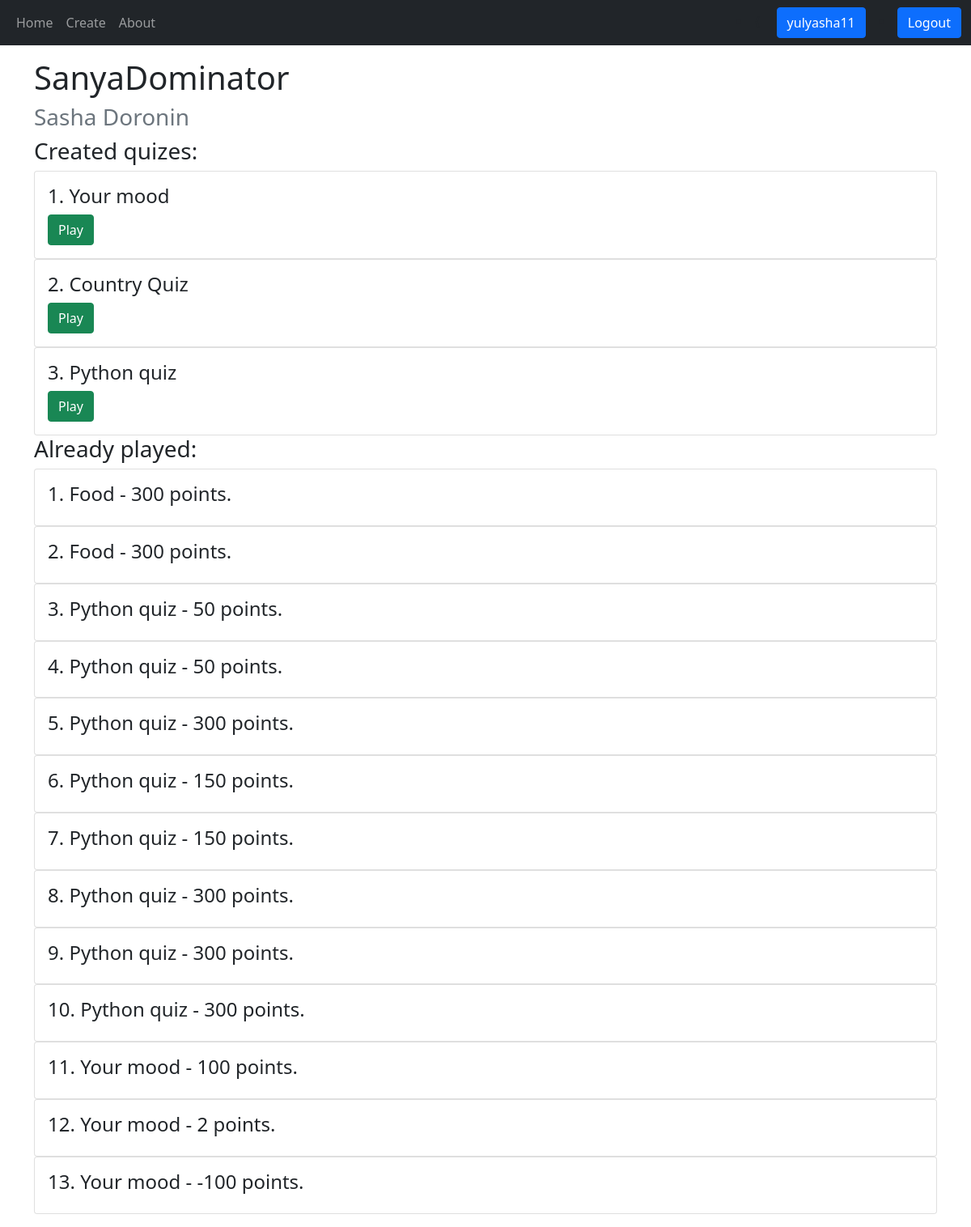
The page /profile/2/ (signed in) on the database its author committed.
### quiz/models.py (models this page shows, shortened)
class Quiz(models.Model):
    user = models.ForeignKey(User, on_delete=models.CASCADE)
    quiz_name = models.CharField(max_length=200)
    '''
    def getUsername(self):
        return self.user.username
    username = getUsername
    quiz_image = models.ImageField(upload_to=f'user_images/{username}/{quiz_name}/')
    '''
    pub_date = models.DateTimeField('Publication date')

class Play(models.Model):
    quiz = models.ForeignKey(Quiz, on_delete=models.CASCADE)
    points = models.IntegerField(default=0)
    user = models.ForeignKey(User, on_delete=models. CASCADE)

### quiz/views.py (the view)
# urls.py: path('profile/<int:user_id>/', views.profile, name='profile'),
def profile(request, user_id):
    user_profile = User.objects.get(pk=user_id)
    quiz_list = Quiz.objects.filter(user_id=user_id)
    play_list = Play.objects.filter(user_id=user_id)
    return render(request, 'quiz/profile.html', context={'quiz_list': quiz_list, 'play_list': play_list, 'user_profile': user_profile})

### quiz/templates/quiz/profile.html (shortened to what this page needs)
<!DOCTYPE html>
{% extends 'quiz/base.html' %}
{% block body_content %}
<div class="container my-3">
    <h1>{{ user_profile.username }}</h1>
    <h3 class="text-secondary">{{ user_profile.first_name }} {{ user_profile.last_name }}</h3>
    <h3>Created quizes:</h3>
    <div class="carousel-inner">
            {% for quiz in quiz_list %}
                <div class="card">
                    <div class="card-body">
                        <h4>{{ forloop.counter }}. {{ quiz.quiz_name }}</h4>
                        <div class="d-flex">
                            <a class="btn btn-success" href="{% url 'quiz:play' quiz.id %}">Play</a>
                        </div>
                    </div>
                </div>
            {% endfor %}
    </div>
    <h3>Already played:</h3>
        <div class="carousel-inner">
                {% for play in play_list %}
                    <div class="card">
                        <div class="card-body">
            <h4>{{ forloop.counter }}. {{ play.quiz.quiz_name }} - {{ play.points }} points.</h4>
                        </div>
                    </div>
                {% endfor %}
            </div>
</div>
{% endblock %}

### quiz/templates/quiz/base.html (shortened to what this page needs)
<!DOCTYPE html>
<html lang="en">
<head>
    <link href="https://cdn.jsdelivr.net/npm/bootstrap@5.1.2/dist/css/bootstrap.min.css" rel="stylesheet">
</head>
<body>
{% load static %}
<link rel="stylesheet" href="{% static 'quiz/style.css' %}">
<nav class="navbar navbar-expand-sm bg-dark navbar-dark">
        <div class="container-fluid">
            <ul class="navbar-nav">
                <li class="nav-item">
                    <a class="nav-link" href="{% url 'quiz:index' %}">Home</a>
                </li>
                <li class="nav-item">
                    <a class="nav-link" href="{% url 'quiz:create' %}">Create</a>
                </li>
                <li class="nav-item">
                    <a class="nav-link" href="{% url 'quiz:about' %}">About</a>
                </li>
            </ul>
            <div class="d-flex">
                {% if user.is_authenticated %}
                    <li class="nav-item">{
                        <a class="btn btn-primary mx-3" href="{% url 'quiz:profile' user.id%}">{{ user.get_username }}</a></li>
                    <li class="nav-item">
                        <a class="btn btn-primary" href="{% url 'logout'%}?next={{request.path}}">Logout</a>
                    </li>
                {% endif %}
                </div>
        </div>
</nav>
{% block body_content %}{% endblock %}
</body>
</html>

### rows shown on the page
Quiz: quiz_name "Your mood"
Quiz: quiz_name "Country Quiz"
Quiz: quiz_name "Python quiz"
Play: quiz.quiz_name "Food", points "300"
Play: quiz.quiz_name "Food", points "300"
Play: quiz.quiz_name "Python quiz", points "50"
Play: quiz.quiz_name "Python quiz", points "50"
Play: quiz.quiz_name "Python quiz", points "300"
Play: quiz.quiz_name "Python quiz", points "150"
Play: quiz.quiz_name "Python quiz", points "150"
Play: quiz.quiz_name "Python quiz", points "300"
Play: quiz.quiz_name "Python quiz", points "300"
Play: quiz.quiz_name "Python quiz", points "300"
Play: quiz.quiz_name "Your mood", points "100"
Play: quiz.quiz_name "Your mood", points "2"
Play: quiz.quiz_name "Your mood", points "-100"

### other values the page prints
{{ user.get_username }} "yulyasha11"
{{ user_profile.username }} "SanyaDominator"
{{ user_profile.first_name }} "Sasha"
{{ user_profile.last_name }} "Doronin"
